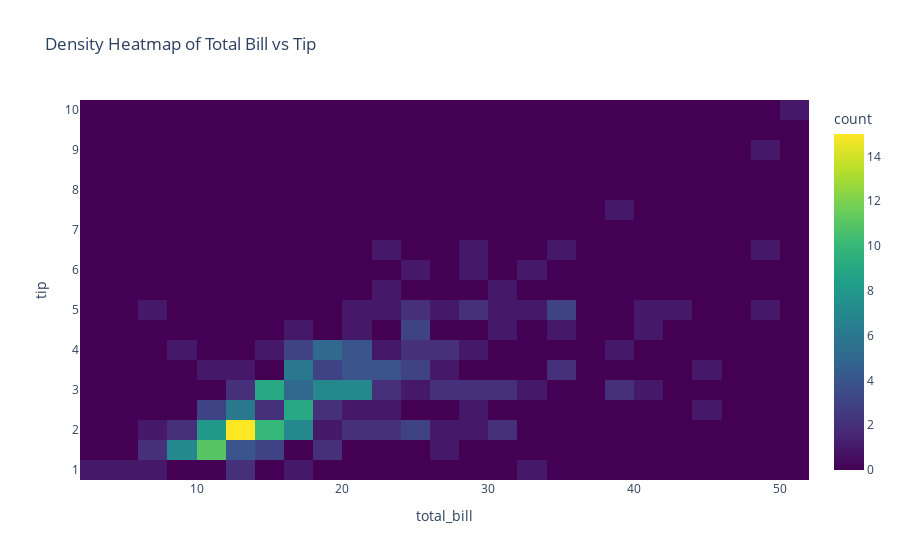

Notebook code for this chart:
### Markdown cell above
### Density Heatmap
In density heatmaps, we can represent the density of values between two continuous variables.

### Code cell
# Density heatmap for the relationship between 'total_bill' and 'tip' in the 'tips' dataset

# Create density heatmap
fig = px.density_heatmap(
    data_frame=tips,
    x="total_bill",
    y="tip",
    histfunc="count",  # Counts the occurrences of each (x, y) pair
    nbinsx=30,  # Number of bins for total_bill
    nbinsy=30,  # Number of bins for tip
    color_continuous_scale="Viridis",
    title="Density Heatmap of Total Bill vs Tip"
)

# Show figure
fig.show()

### Figure 1 — Plotly figure (JSON) as saved in the notebook; plotly's stock layout.template omitted (floating-point values rounded to 4 significant figures; data arrays with more than 128 entries replaced by an {"elided": "..."} marker saying what was removed)
{"data": [{"coloraxis": "coloraxis", "histfunc": "count", "hovertemplate": "total_bill=%{x}<br>tip=%{y}<br>count=%{z}<extra></extra>", "name": "", "nbinsx": 30, "nbinsy": 30, "type": "histogram2d", "x": {"elided": "244 float values"}, "xaxis": "x", "xbingroup": "x", "y": {"elided": "244 float values"}, "yaxis": "y", "ybingroup": "y"}], "layout": {"coloraxis": {"colorbar": {"title": {"text": "count"}}, "colorscale": [[0, "#440154"], [0.1111, "#482878"], [0.2222, "#3e4989"], [0.3333, "#31688e"], [0.4444, "#26828e"], [0.5556, "#1f9e89"], [0.6667, "#35b779"], [0.7778, "#6ece58"], [0.8889, "#b5de2b"], [1, "#fde725"]]}, "legend": {"tracegroupgap": 0}, "title": {"text": "Density Heatmap of Total Bill vs Tip"}, "xaxis": {"anchor": "y", "domain": [0, 1], "title": {"text": "total_bill"}}, "yaxis": {"anchor": "x", "domain": [0, 1], "title": {"text": "tip"}}}}
